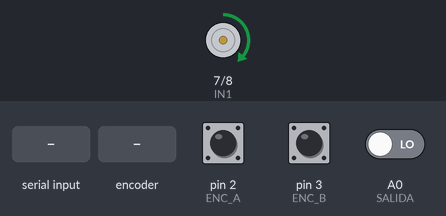
Recording of a sketch running on a simulated Arduino Uno, built with avr-gcc and run on an emulated ATmega328P. Parts: motor-driver pin pairs drawn as motors (green arrow = first pin HIGH = forward, orange = second pin HIGH = backward, longer = more drive, scaled by the enable pin). Inputs (shaded band) come from the test bench; at power-on: pin 2 (ENC_A) HIGH, pin 3 (ENC_B) HIGH, A0 (SALIDA) LOW. What the sketch prints to the serial monitor is not drawn.

Above: at 1.25 s.
1.3 s: "S" received over Serial
At 2.2 s:
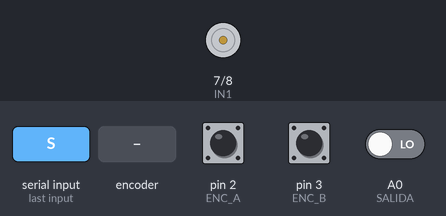
2.8 s: "R" received over Serial
At 5.64 s:
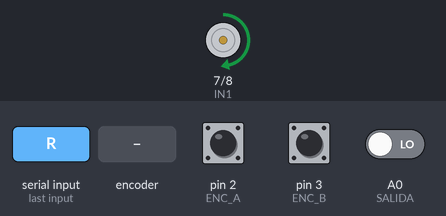
5.8 s: rotary encoder on pin 2 (ENC_A) / pin 3 (ENC_B) turned 1 step (first pin leading)
At 7.15 s:
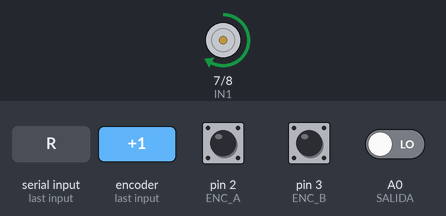
9.0 s: "C" received over Serial
Timing chart, 0 to 13.0 s (numbered marks = the images above; inputs shaded):
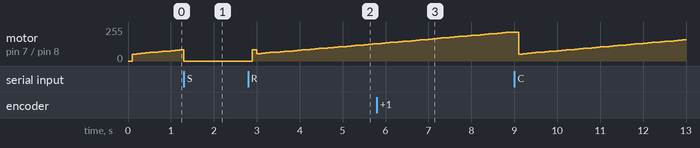

The sketch:

banda_color.ino
```cpp
#include <avr/interrupt.h>

// ================= PINES =================
const int ENA = 9;
const int IN1 = 7;
const int IN2 = 8;
const int ENC_A = 2;
const int ENC_B = 3;
const int S0 = 10;
const int S1 = 11;
const int S2 = 12;
const int S3 = 13;
const int SALIDA = A0;

// ================= ENCODER =================
volatile long pulsos = 0;
volatile byte estadoAnterior = 0;
const float PULSOS_POR_VUELTA = 1560.0;

const int8_t tablaCuadratura[16] = {
  0, 1, -1, 0,
  -1, 0, 0, 1,
  1, 0, 0, -1,
  0, -1, 1, 0
};

// ================= COLOR =================
const int VERDE_R_MIN = 140, VERDE_R_MAX = 195;
const int VERDE_G_MIN = 150, VERDE_G_MAX = 200;
const int VERDE_B_MIN = 160, VERDE_B_MAX = 210;

const int LADRILLO_R_MIN = 130, LADRILLO_R_MAX = 185;
const int LADRILLO_G_MIN = 80, LADRILLO_G_MAX = 140;
const int LADRILLO_B_MIN = 100, LADRILLO_B_MAX = 160;

// ================= VARIABLES PID =================
float referenciaRPM = 35.0;
float rpmActual = 0.0;
float rpmFiltrada = 0.0;
float errorRPM = 0.0;
float errorAnterior = 0.0;
float integral = 0.0;
float derivada = 0.0;
float pwmControl = 0.0;
int pwmAplicado = 0;

const float KP = 0.08;
const float KI = 0.02;
const float KD = 0.002;

const int PWM_MAX = 255;
const int PWM_MIN = 35;
const int PWM_ARRANQUE = 50;

// ================= TIEMPOS =================
unsigned long tiempoAnteriorPID = 0;
long pulsosAnterioresPID = 0;
const unsigned long INTERVALO_PID = 100;

// ================= CONTROL DE BANDA =================
unsigned long tiempoFinEvento = 0;
bool enEvento = false;
byte tipoEvento = 0;
float velocidadBase = 35.0;
const int TIEMPO_EVENTO = 1000;

// ================= CONTADORES =================
int piezasBuenas = 0;
int piezasMalas = 0;
byte ultimoColor = 0;
bool emergencia = false;

// ================= PROTOTIPOS =================
inline byte leerEncoder();
void encoderISR();
void setVelocidad(float rpm);
void asegurarDireccionAdelante();
void asegurarDireccionReversa();
void motor_stop_emergencia();
void motor_start();
void aplicarPWM();
void reiniciarPID();
void actualizarPID();
long leerRojo();
long leerVerde();
long leerAzul();
byte detectarColor(long r, long g, long b);
void procesarPieza(byte color);
void actualizarEvento();
void enviarStatus();

// ================= ENCODER =================
inline byte leerEncoder() {
  return ((digitalRead(ENC_A) << 1) | digitalRead(ENC_B));
}

void encoderISR() {
  byte estadoActual = leerEncoder();
  byte indice = (estadoAnterior << 2) | estadoActual;
  pulsos += tablaCuadratura[indice];
  estadoAnterior = estadoActual;
}

// ================= MOTOR =================
void setVelocidad(float rpm) {
  if (emergencia) return;
  referenciaRPM = rpm;
  reiniciarPID();
}

void asegurarDireccionAdelante() {
  digitalWrite(IN1, HIGH);
  digitalWrite(IN2, LOW);
}

void asegurarDireccionReversa() {
  digitalWrite(IN1, LOW);
  digitalWrite(IN2, HIGH);
}

void motor_stop_emergencia() {
  emergencia = true;
  referenciaRPM = 0;
  analogWrite(ENA, 0);
  digitalWrite(IN1, LOW);
  digitalWrite(IN2, LOW);
}

void motor_start() {
  emergencia = false;
  enEvento = false;
  tipoEvento = 0;
  asegurarDireccionAdelante();
  setVelocidad(velocidadBase);
}

void aplicarPWM() {
  if (emergencia || referenciaRPM == 0) {
    analogWrite(ENA, 0);
    return;
  }
  pwmControl = constrain(pwmControl, PWM_MIN, PWM_MAX);
  pwmAplicado = (int)pwmControl;
  analogWrite(ENA, pwmAplicado);
}

void reiniciarPID() {
  noInterrupts();
  pulsosAnterioresPID = pulsos;
  interrupts();
  tiempoAnteriorPID = millis();
  rpmActual = 0;
  rpmFiltrada = 0;
  errorRPM = 0;
  errorAnterior = 0;
  integral = 0;
  pwmControl = (referenciaRPM != 0 && !emergencia) ? PWM_ARRANQUE : 0;
}

void actualizarPID() {
  if (emergencia || referenciaRPM == 0) return;

  unsigned long ahora = millis();
  if (ahora - tiempoAnteriorPID < INTERVALO_PID) return;

  float dt = (ahora - tiempoAnteriorPID) / 1000.0;

  noInterrupts();
  long pulsosActuales = pulsos;
  interrupts();

  long dp = pulsosActuales - pulsosAnterioresPID;
  pulsosAnterioresPID = pulsosActuales;
  tiempoAnteriorPID = ahora;

  float rpmInstantanea = 0;
  if (dt > 0) {
    rpmInstantanea = (dp / PULSOS_POR_VUELTA) * (60.0 / dt);
  }

  rpmFiltrada = (0.9 * rpmFiltrada) + (0.1 * rpmInstantanea);
  rpmActual = (rpmFiltrada > 0) ? rpmFiltrada : -rpmFiltrada;

  errorRPM = referenciaRPM - rpmActual;

  if (abs(errorRPM) < 10) {
    integral += errorRPM * dt;
  }
  integral = constrain(integral, -100, 100);

  derivada = (errorRPM - errorAnterior) / dt;
  derivada = constrain(derivada, -30, 30);

  float salidaPID = (KP * errorRPM) + (KI * integral) + (KD * derivada);
  pwmControl += salidaPID;
  pwmControl = constrain(pwmControl, PWM_MIN, PWM_MAX);

  errorAnterior = errorRPM;
  aplicarPWM();
}

// ================= SENSOR DE COLOR =================
long leerRojo() {
  digitalWrite(S2, LOW); digitalWrite(S3, LOW);
  delayMicroseconds(50);
  long d = pulseIn(SALIDA, HIGH, 15000);
  return (d > 0) ? (1000000L / (2 * d)) : 0;
}

long leerVerde() {
  digitalWrite(S2, HIGH); digitalWrite(S3, HIGH);
  delayMicroseconds(50);
  long d = pulseIn(SALIDA, HIGH, 15000);
  return (d > 0) ? (1000000L / (2 * d)) : 0;
}

long leerAzul() {
  digitalWrite(S2, LOW); digitalWrite(S3, HIGH);
  delayMicroseconds(50);
  long d = pulseIn(SALIDA, HIGH, 15000);
  return (d > 0) ? (1000000L / (2 * d)) : 0;
}

byte detectarColor(long r, long g, long b) {
  if (r >= VERDE_R_MIN && r <= VERDE_R_MAX &&
      g >= VERDE_G_MIN && g <= VERDE_G_MAX &&
      b >= VERDE_B_MIN && b <= VERDE_B_MAX) {
    return 1;
  }
  if (r >= LADRILLO_R_MIN && r <= LADRILLO_R_MAX &&
      g >= LADRILLO_G_MIN && g <= LADRILLO_G_MAX &&
      b >= LADRILLO_B_MIN && b <= LADRILLO_B_MAX) {
    return 2;
  }
  return 0;
}

void procesarPieza(byte color) {
  if (emergencia) return;

  if (color == 1) {
    piezasBuenas++;
    ultimoColor = 1;
    tipoEvento = 1;
    enEvento = true;
    tiempoFinEvento = millis() + TIEMPO_EVENTO;
    asegurarDireccionAdelante();
    setVelocidad(90);
    Serial.print(F("VERDE:"));
    Serial.println(piezasBuenas);
  }
  else if (color == 2) {
    piezasMalas++;
    ultimoColor = 2;
    tipoEvento = 2;
    enEvento = true;
    tiempoFinEvento = millis() + TIEMPO_EVENTO;
    asegurarDireccionReversa();
    setVelocidad(75);
    Serial.print(F("LADRILLO:"));
    Serial.println(piezasMalas);
  }
}

void actualizarEvento() {
  if (!enEvento) return;

  if (millis() >= tiempoFinEvento) {
    enEvento = false;
    tipoEvento = 0;
    asegurarDireccionAdelante();
    setVelocidad(velocidadBase);
    Serial.println(F("RETORNO_BASE"));
  }
}

void enviarStatus() {
  long p = (pulsos > 0) ? pulsos : -pulsos;
  String colorStr = (ultimoColor == 1) ? "VERDE" : ((ultimoColor == 2) ? "LADRILLO" : "DESCONOCIDO");

  float rpmMostrar = (referenciaRPM == 0) ? 0.0 : rpmActual;
  float errorMostrar = (referenciaRPM == 0) ? 0.0 : errorRPM;
  float errorPctMostrar = 0;
  if (referenciaRPM != 0) errorPctMostrar = (errorRPM / referenciaRPM * 100);
  if (errorPctMostrar < 0) errorPctMostrar = -errorPctMostrar;

  // Determinar estado para el video
  String estadoStr;
  if (emergencia) {
    estadoStr = "PARO";
  }
  else if (enEvento) {
    if (tipoEvento == 1) {
      estadoStr = "DERECHA";
    } else if (tipoEvento == 2) {
      estadoStr = "IZQUIERDA";
    } else {
      estadoStr = "DERECHA";
    }
  }
  else {
    estadoStr = "DERECHA";
  }

  Serial.print(F("OK:STATUS|estado="));
  Serial.print(estadoStr);

  Serial.print(F("|pulsos=")); Serial.print(p);
  Serial.print(F("|vueltas=")); Serial.print((float)p / PULSOS_POR_VUELTA, 2);
  Serial.print(F("|rpm=")); Serial.print(rpmMostrar, 1);
  Serial.print(F("|referencia=")); Serial.print(referenciaRPM, 1);
  Serial.print(F("|error=")); Serial.print(errorMostrar, 1);
  Serial.print(F("|errorpct=")); Serial.print(errorPctMostrar, 1);
  Serial.print(F("|pwm=")); Serial.print(pwmAplicado);
  Serial.print(F("|semaforo=VERDE|color=")); Serial.print(colorStr);
  Serial.print(F("|buenas=")); Serial.print(piezasBuenas);
  Serial.print(F("|malas=")); Serial.println(piezasMalas);
}

// ================= SETUP =================
void setup() {
  Serial.begin(115200);

  pinMode(ENA, OUTPUT);
  pinMode(IN1, OUTPUT);
  pinMode(IN2, OUTPUT);
  pinMode(ENC_A, INPUT_PULLUP);
  pinMode(ENC_B, INPUT_PULLUP);

  pinMode(S0, OUTPUT);
  pinMode(S1, OUTPUT);
  pinMode(S2, OUTPUT);
  pinMode(S3, OUTPUT);
  pinMode(SALIDA, INPUT);

  digitalWrite(S0, LOW);
  digitalWrite(S1, HIGH);

  estadoAnterior = leerEncoder();
  attachInterrupt(digitalPinToInterrupt(ENC_A), encoderISR, CHANGE);
  attachInterrupt(digitalPinToInterrupt(ENC_B), encoderISR, CHANGE);

  // Iniciar banda
  emergencia = false;
  enEvento = false;
  tipoEvento = 0;
  asegurarDireccionAdelante();
  setVelocidad(velocidadBase);

  Serial.println(F("OK:READY"));
  Serial.println(F("Sistema iniciado - Banda a 35 RPM"));
}

// ================= LOOP =================
void loop() {
  actualizarPID();
  actualizarEvento();

  static unsigned long lastSensor = 0;
  unsigned long ahora = millis();

  if (ahora - lastSensor >= 150 && !emergencia) {
    lastSensor = ahora;
    long r = leerRojo();
    long g = leerVerde();
    long b = leerAzul();
    byte color = detectarColor(r, g, b);
    if (color != 0 && !enEvento) {
      procesarPieza(color);
    }
  }

  static unsigned long lastStatus = 0;
  if (ahora - lastStatus >= 500) {
    lastStatus = ahora;
    enviarStatus();
  }

  // ===== COMANDOS SERIALES =====
  if (Serial.available() > 0) {
    char c = Serial.read();

    if (c == 'R') {           // START - Reiniciar motor
      motor_start();
      Serial.println(F("OK:START"));
    }
    else if (c == 'S') {      // STOP - Paro emergencia
      motor_stop_emergencia();
      Serial.println(F("OK:STOP"));
    }
    else if (c == 'C') {      // RESET - Reset contadores
      piezasBuenas = 0;
      piezasMalas = 0;
      ultimoColor = 0;
      motor_start();
      Serial.println(F("OK:RESET"));
    }
    else if (c == 'G') {      // GET_STATUS
      enviarStatus();
    }
  }
}
```

Measured:
- after the input at 2.8 s, motor on pin 7 (IN1) / pin 8 (IN2): stopped → forward 83/255 after 0.10 s, → forward 55/255 0.10 s later, → forward 58/255 0.10 s later, → forward 61/255 0.10 s later, … (29 changes in this stretch)
